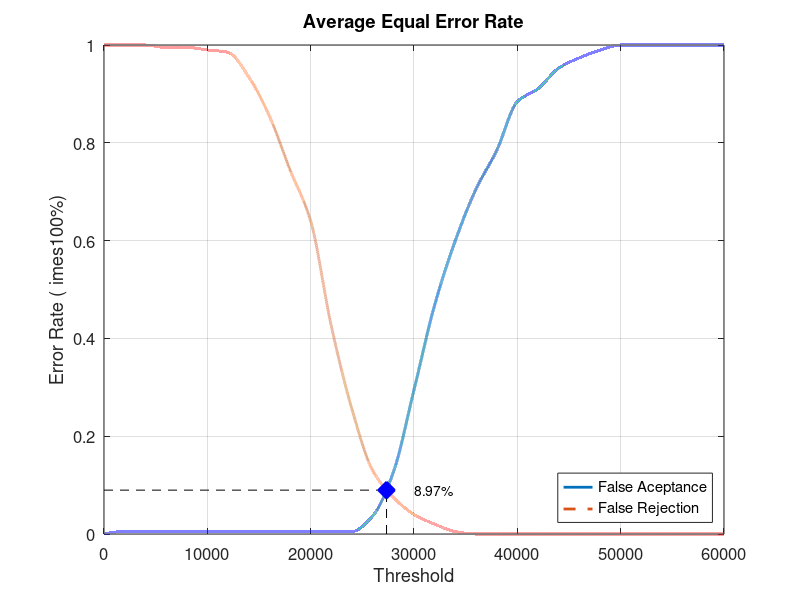
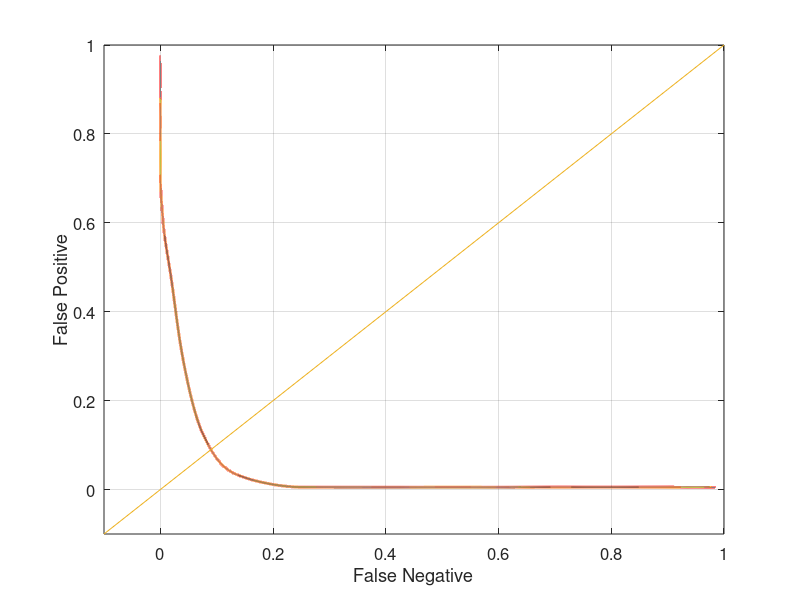

Reproduce these figures in MATLAB, in order.
close all;
clear;
clc;
x = 0:2000:60000;
xq = 0:0.5:60000;

y0 = [0 0.00526316 0.00526316 0.00526316 0.00526316 0.00526316 0.00526316 0.00526316 0.00526316 0.00526316 0.00526316 0.00526316 0.00526316 0.0368421 0.126316 0.294737 0.468421 0.6 0.705263 0.784211 0.884211 0.910526 0.952632 0.973684 0.989474 1 1 1 1 1 1]
yy0 = interp1(x, y0, xq, 'pchip');
y1 = [1 1 1 0.995 0.995 0.99 0.985 0.935 0.855 0.745 0.64 0.425 0.255 0.13 0.075 0.04 0.02 0.005 0 0 0 0 0 0 0 0 0 0 0 0 0]
yy1 = interp1(x, y1, xq, 'pchip');

% Calculating EER: 
y2 = abs(y0 - y1);
find(y2 == min(y2))
yy2 = abs(yy0 - yy1);
xEER = find(yy2 == min(yy2));
xEERIndex = xq(xEER) % X-axis EER
yEER = yy0(xEER) % Y-axis EER

main = figure
plot(xq, yy0,'-','LineWidth', 2);	hold on
plot(xq, yy1,'--','LineWidth', 2);	hold on
plot([xEERIndex xEERIndex], [0 yEER], 'k--');	hold on
plot([0 xEERIndex], [yEER yEER], 'k--');	hold on
plot(xEERIndex, yEER, 'bx', 'LineWidth', 10);	hold on
text(xEERIndex + 10 * xEERIndex / 100, yEER, [num2str(round((10000 * yEER)) / 100) '%'])
legend('False Aceptance', 'False Rejection', 'Location', 'SouthEast')
xlabel('Threshold')
ylabel('Error Rate (	imes100%)')
title('Average Equal Error Rate')
set(gca, 'FontSize', 12)
axis([0 60000 0 1])
grid on

print(main, 'Database2_3Main', '-dpng');
FNRxFPR = figure('Color', [1 1 1]);
plot(yy1, yy0, '-', yy1, yy0, 'LineWidth', 2);
hold on
y = -0.1:0.1:1
plot(y, y); 
set(gca, 'FontSize', 12)
xlabel('False Negative')
ylabel('False Positive')
axis([-0.1 1 -0.1 1])
set(gca, 'FontSize', 12)
grid on

print(FNRxFPR, 'Database2_3FNRxFPR','-dpng');
